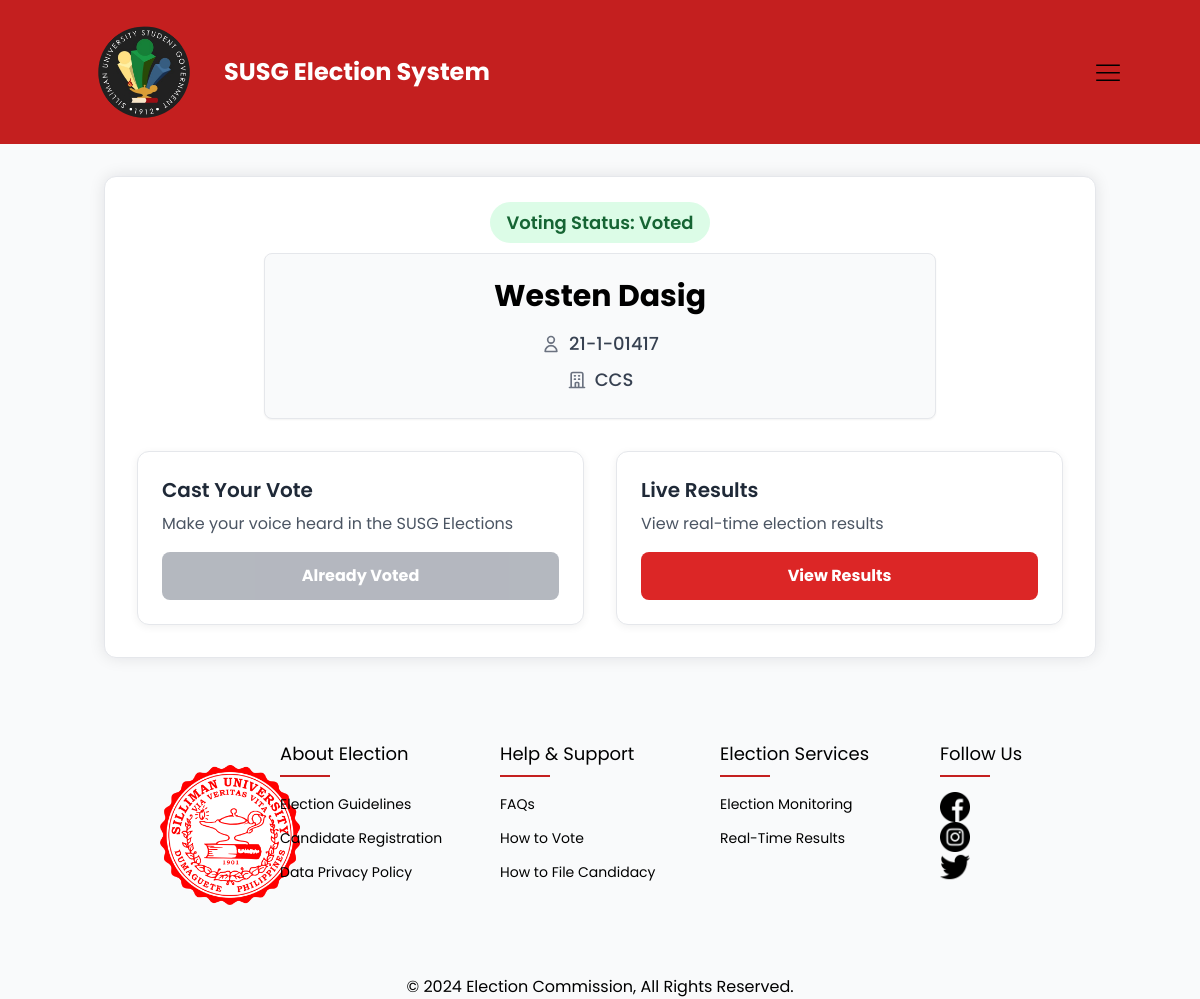
Screenshot of /homepage.php (signed in) with the database file from the repository.
### tables this page shows
CREATE TABLE `students` (
  `student_id` varchar(10) NOT NULL,
  `student_name` varchar(50) NOT NULL,
  `college_id` int(20) NOT NULL,
  `password` varchar(50) NOT NULL,
  `has_voted` tinyint(1) NOT NULL DEFAULT 0,
  `election_id` int(11) DEFAULT NULL
);

CREATE TABLE `colleges` (
  `college_id` int(20) NOT NULL,
  `college_name` varchar(50) NOT NULL,
  `max_representatives` int(10) NOT NULL
);

### homepage.php (the view, shortened to what this page needs)
<?php
require_once 'connect.php';
$stmt = $pdo->prepare("
    SELECT students.*, colleges.college_name
    FROM students
    LEFT JOIN colleges ON students.college_id = colleges.college_id
    WHERE students.student_id = :student_id
");
$stmt->execute(['student_id' => $_SESSION['user']['student_id']]);
?>
<!DOCTYPE html>
<html lang="en">
<head>
    <script src="https://cdn.tailwindcss.com"></script>
</head>
<body class="bg-gray-50">
    <?php include 'header.php'; ?>
    <main class="container mx-auto px-4 py-8">
        <div class="max-w-6xl mx-auto bg-white rounded-xl p-8
            border border-gray-200
            shadow-[rgba(17,_17,_26,_0.1)_0px_0px_16px]
            hover:shadow-[rgba(17,_17,_26,_0.1)_0px_4px_20px,_rgba(239,68,68,_0.15)_0px_4px_12px]
            transition-all duration-300">
            <div class="text-center mb-8">
                <div class="inline-block mb-4">
                    <span class="<?php echo $user['has_voted'] ? 'bg-green-100 text-green-800' : 'bg-red-100 text-red-800'; ?> text-lg font-semibold px-4 py-2 rounded-full">
                        Voting Status: <?php echo $user['has_voted'] ? 'Voted' : 'Not Voted'; ?>
                    </span>
                </div>
                <div class="bg-gray-50 rounded-lg p-6 max-w-2xl mx-auto shadow-sm border border-gray-200">
                    <h1 class="text-3xl font-bold text-black-600 mb-4"><?php echo htmlspecialchars($user['student_name']); ?></h1>
                    <div class="flex flex-col space-y-2">
                        <div class="flex items-center justify-center space-x-2">
                            <svg class="w-5 h-5 text-gray-500" fill="none" stroke="currentColor" viewBox="0 0 24 24">
                                <path stroke-linecap="round" stroke-linejoin="round" stroke-width="2" d="M16 7a4 4 0 11-8 0 4 4 0 018 0zM12 14a7 7 0 00-7 7h14a7 7 0 00-7-7z" />
                            </svg>
                            <p class="text-lg font-medium text-gray-700"><?php echo htmlspecialchars($user['student_id']); ?></p>
                        </div>
                        <div class="flex items-center justify-center space-x-2">
                            <svg class="w-5 h-5 text-gray-500" fill="none" stroke="currentColor" viewBox="0 0 24 24">
                                <path stroke-linecap="round" stroke-linejoin="round" stroke-width="2" d="M19 21V5a2 2 0 00-2-2H7a2 2 0 00-2 2v16m14 0h2m-2 0h-5m-9 0H3m2 0h5M9 7h1m-1 4h1m4-4h1m-1 4h1m-5 10v-5a1 1 0 011-1h2a1 1 0 011 1v5m-4 0h4" />
                            </svg>
                            <p class="text-lg font-medium text-gray-700"><?php echo htmlspecialchars($user['college_name']); ?></p>
                        </div>
                    </div>
                </div>
            </div>
            <div class="max-w-5xl mx-auto grid grid-cols-1 md:grid-cols-2 gap-8">
                <div class="bg-white rounded-xl p-6
                    border border-gray-200
                    shadow-[0_2px_8px_rgba(0,0,0,0.06)]
                    hover:shadow-[0_4px_12px_rgba(0,0,0,0.08)]
                    transform hover:scale-102 transition-all duration-300">
                    <div class="mb-4">
                        <h3 class="text-xl font-semibold text-gray-800 mb-2">Cast Your Vote</h3>
                        <p id="voteStatusText" class="text-gray-600">Make your voice heard in the SUSG Elections</p>
                    </div>
                    <button
                        id="voteButton"
                        onclick="handleVoteAction()"
                        class="w-full bg-red-600 hover:bg-red-700 text-white font-bold py-3 px-6 rounded-lg transition duration-300">
                    </button>
                </div>
                <div class="bg-white rounded-xl p-6
                    border border-gray-200
                    shadow-[0_2px_8px_rgba(0,0,0,0.06)]
                    hover:shadow-[0_4px_12px_rgba(0,0,0,0.08)]
                    transform hover:scale-102 transition-all duration-300">
                    <div class="mb-4">
                        <h3 class="text-xl font-semibold text-gray-800 mb-2">Live Results</h3>
                        <p class="text-gray-600">View real-time election results</p>
                    </div>
                    <button
                        onclick="navigateTo('liveresult.php')"
                        class="w-full bg-red-600 hover:bg-red-700 text-white font-bold py-3 px-6 rounded-lg transition duration-300">
                        View Results
                    </button>
                </div>
            </div>
                </div>
    </main>
</body>
</html>

### header.php (style rules this page uses)
body, html { font-family: 'Poppins', sans-serif; }

### footer.php (style rules this page uses)
body, html { margin: 0; padding: 0; font-family: 'Poppins', sans-serif; scroll-behavior: smooth; }

### rows the page displays
students: student_name "Westen Dasig", student_id "21-1-01417", college.college_name "CCS"
